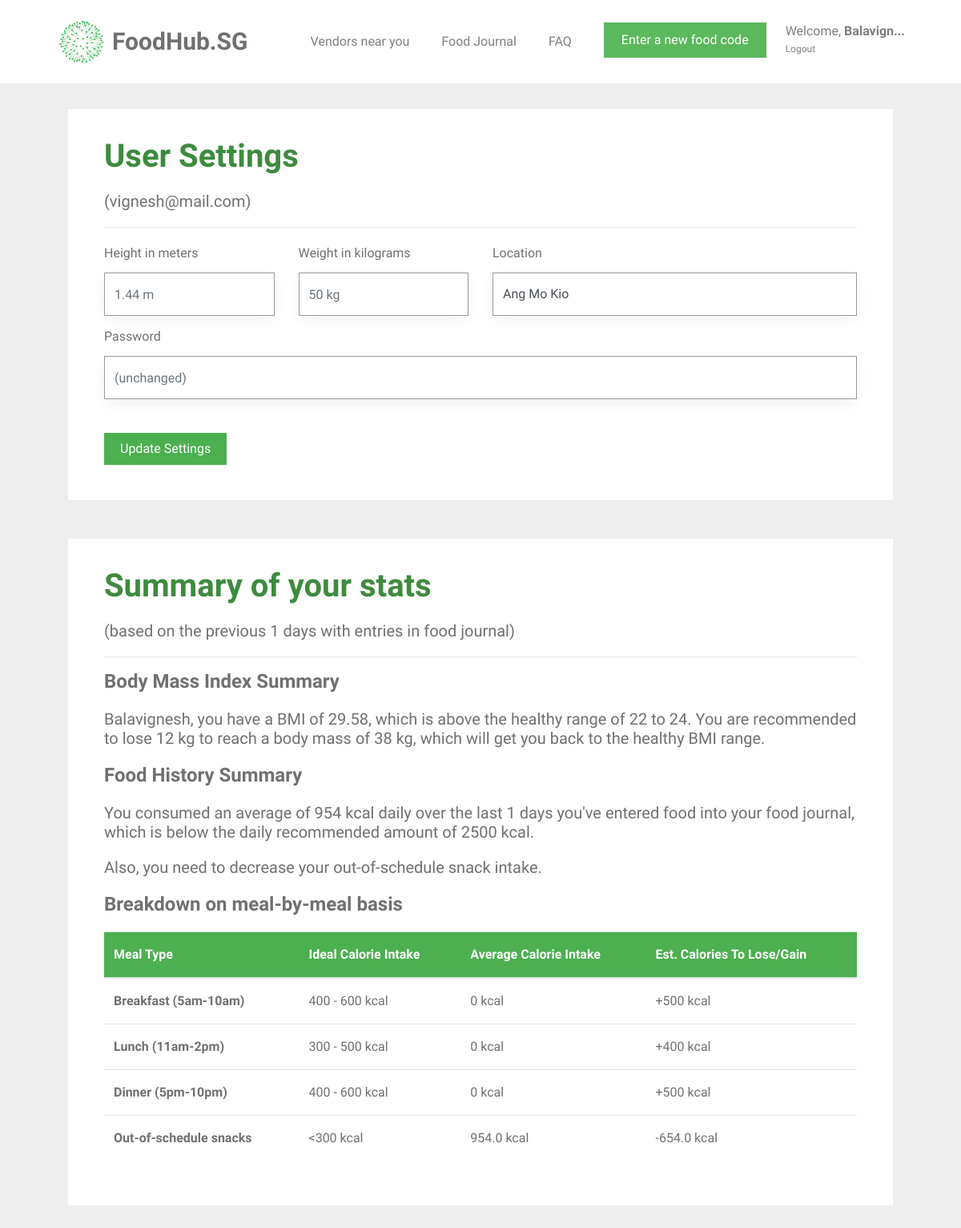
Page /user_settings (signed in) on the earlier database version.
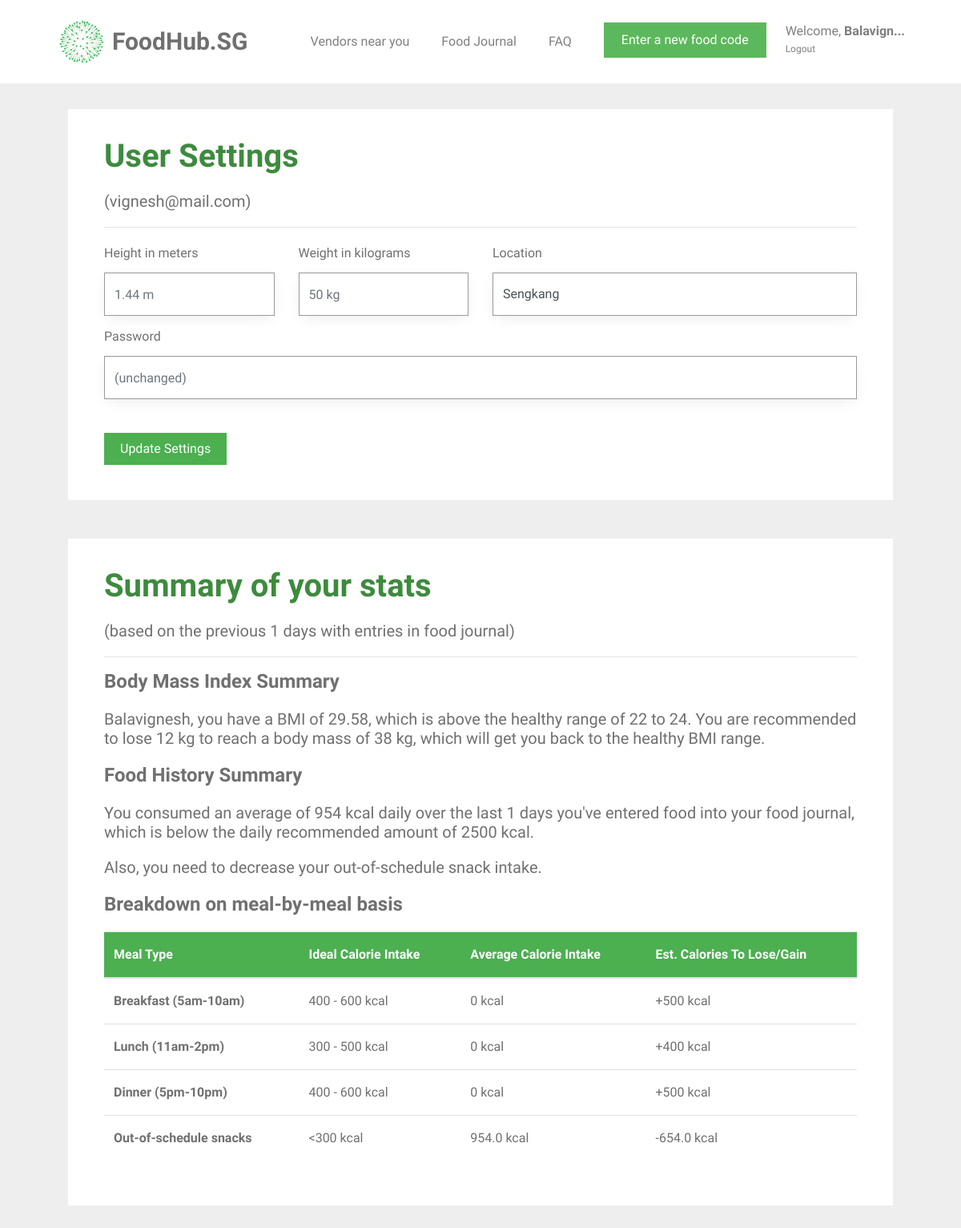
Same page on the later database version.
### tables this page shows
CREATE TABLE user (
  id INTEGER PRIMARY KEY AUTOINCREMENT,
  name TEXT NOT NULL,
  email VARCHAR(512) UNIQUE NOT NULL,
  password TEXT NOT NULL,
  height INTEGER NOT NULL,
  weight INTEGER NOT NULL,
  location TEXT NOT NULL,
  status BOOLEAN NOT NULL
);

### foodhubsg/user.py (the view, shortened to what this page needs)
@bp.route('/user_settings', methods=('GET', 'POST'))
@login_required
def user_settings():
    db = get_db()
    food_items = db.execute(
        'SELECT f.id, creator_id, food_name, created, calories, food_code, email'
        ' FROM food_entry f JOIN user u ON f.creator_id = u.id'
        ' WHERE f.creator_id = ? AND DATE(f.created) IN'
        ' (SELECT DISTINCT DATE(created) FROM food_entry '
        ' WHERE NOT date(f.created) = date("now") ORDER BY datetime(created) DESC LIMIT 8)'
        ' ORDER BY datetime(created) DESC',
        (g.user['id'],),
    ).fetchall()
    users = db.execute(
        'SELECT id, name, email, password, height, weight, location'
        ' FROM user'
        ' WHERE id = ?',
        (g.user['id'],),
    ).fetchall()
    user_info = ProcessUserInfo(food_items, users)
    info = user_info.get_info()
    return render_template('user/user_settings.html',
                           name=info["name"], weight=info["weight"], height=info["height"], email=info["email"],
                           password=info["password"], user_location=info["user_location"], bmi_statement=info["bmi_statement"],
                           calories_statement=info["calories_statement"], number_of_days=info["number_of_days"],
                           user_average_calories=info["user_average_calories"], food_exists=info["food_exists"],
                           snack_message=info["snack_message"], average_breakfast_calories=info["average_breakfast_calories"],
                           average_lunch_calories=info["average_lunch_calories"], average_dinner_calories=info["average_dinner_calories"],
                           average_snack_calories=info["average_snack_calories"])

### foodhubsg/templates/user/user_settings.html (shortened to what this page needs)
{% extends 'base.html' %}
{% block content %}
<div id="colorlib-container">
    <div class="container">
        <div class="col-md-12">
            <div class="box1">
            <div class="row row-pb-md">
                <div class="col-md-12">
                    <header>
                        <h1 class="font_color"><b>User Settings</b></h1>
                        <h5>({{ email }})</h5>
                        <hr>
                    </header>
                    <form method="post">
                        <div class="row form-group">
                            <div class="col-md-3">
                                <label>Height in meters</label>
                                <input name="height" id="height" type="number" step="0.01" class="form-control" value="{{ request.form['height'] }}" placeholder="{{ g.user['height'] }} m">
                            </div>
                            <div class="col-md-3">
                                <label>Weight in kilograms</label>
                                <input name="weight" id="weight" type="number" step="0.01" class="form-control" value="{{ request.form['weight'] }}" placeholder="{{ g.user['weight'] }} kg">
                            </div>
                            <div class="col-md-6" style="padding-bottom: 10px;">
                                <label>Location</label>
                                <select class="custom-select form-control" id="inputGroupSelect02" name="new-location">
                                    <option selected>{{ user_location }}</option>
                                </select>
                            </div>
                            <div class="col-md-12 new-password">
                                <label>Password</label>
                                <input name="password" id="password" type="password" class="form-control delprefix" placeholder="(unchanged)">
                            </div>
                        </div>
                        <br>
                        <input type="submit" value="Update Settings" class="btn btn-primary" style="background-color: #4CAF50;">
                    </form>
                </div>
            </div>
            </div>
        </div>
        <div class="col-md-12">
            <div class="box1">
            <div class="row row-pb-md">
                <div class="col-md-12">
                    <header id="summary-header">
                        <h1 class="font_color"><b>Summary of your stats</b></h1>
                        {% if number_of_days == 0 %}
                        {% else %}
                            <h5>(based on the previous {{ number_of_days }} days with entries in food journal)</h5>
                        {% endif %}
                        <hr>
                    </header>
                    <h4><b>Body Mass Index Summary</b></h4>
                    <h5>{{ bmi_statement }}</h5>
                    <h4><b>Food History Summary</b></h4>
                    {% if food_exists == 0 %}
                        <h5>You have not added enough food to your journal to generate a summary. Keep adding more food!</h5>
                    {% else %}
                        <h5>{{ calories_statement }}</h5>
                        {% if snack_message != None %}
                            <h5>{{ snack_message }}</h5>
                        {% endif %}
                    <h4><b>Breakdown on meal-by-meal basis</b></h4>
                        <table class="table">
                            <thead class="thead-green">
                                <tr>
                                    <th scope="col">Meal Type</th>
                                    <th scope="col">Ideal Calorie Intake</th>
                                    <th scope="col">Average Calorie Intake</th>
                                    <th scope="col">Est. Calories To Lose/Gain</th>
                                </tr>
                            </thead>
                            <tbody>
                                <tr>
                                    <th scope="row">Breakfast (5am-10am)</th>
                                    <td>400 - 600 kcal</td>
                                    <td>{{ average_breakfast_calories }} kcal</td>
                                    <td>
                                      {% if average_breakfast_calories < 400 %}
                                          +{{ (average_breakfast_calories - 500)|round(2)|abs }} kcal
                                      {% elif average_breakfast_calories > 600 %}
                                          -{{ (average_breakfast_calories - 500)|round(2)|abs }} kcal
                                      {% else %}
                                          Your breakfast intake is within limit
                                      {% endif %}
                                    </td>
                                </tr>
                                <tr>
                                    <th scope="row">Lunch (11am-2pm)</th>
                                    <td>300 - 500 kcal</td>
                                    <td>{{ average_lunch_calories }} kcal</td>
                                    <td>
                                        {% if average_lunch_calories < 300 %}
                                            +{{ (average_lunch_calories - 400)|round(2)|abs }} kcal
                                        {% elif average_lunch_calories > 500 %}
                                            -{{ (average_lunch_calories - 400)|round(2)|abs }} kcal
                                        {% else %}
                                            Your lunch intake is within limit
                                        {% endif %}
                                    </td>
                                </tr>
                                <tr>
                                    <th scope="row">Dinner (5pm-10pm)</th>
                                    <td>400 - 600 kcal</td>
                                    <td>{{ average_dinner_calories }} kcal</td>
                                    <td>
                                        {% if average_dinner_calories < 400 %}
                                            +{{ (average_dinner_calories - 500)|round(2)|abs }} kcal
                                        {% elif average_dinner_calories > 600 %}
                                            -{{ (average_dinner_calories - 500)|round(2)|abs }} kcal
                                        {% else %}
                                            Your dinner intake is within limit
                                        {% endif %}
                                    </td>
                                </tr>
                                <tr>
                                    <th scope="row">Out-of-schedule snacks</th>
                                    <td><300 kcal</td>
                                    <td>{{ average_snack_calories }} kcal</td>
                                    <td>
                                        {% if (average_snack_calories > 300) %}
                                            -{{ (average_snack_calories - 300)|round(2)|abs }} kcal
                                        {% else %}
                                            Your snack intake is within limit
                                        {% endif %}
                                    </td>
                                </tr>
                            </tbody>
                        </table>
                    {% endif %}
                </div>
            </div>
            </div>
        </div>
    </div>
</div>
{% endblock %}

### foodhubsg/templates/base.html (shortened to what this page needs)
<!doctype html>
<link rel="stylesheet" href="https://cdnjs.cloudflare.com/ajax/libs/font-awesome/4.7.0/css/font-awesome.min.css">
<link rel="stylesheet" href="https://stackpath.bootstrapcdn.com/bootstrap/4.1.3/css/bootstrap.min.css">
<link rel="stylesheet" href="../static/css/animate.css">
<link rel="stylesheet" href="../static/css/icomoon.css">
<link rel="stylesheet" href="../static/css/magnific-popup.css">
<link rel="stylesheet" href="../static/css/owl.carousel.min.css">
<link rel="stylesheet" href="../static/css/style.css">
    {% block navbar %}
        <nav class="navbar navbar-light bg-white">
            <div class="container">
                <a class="navbar-brand" href="{{ url_for('index') }}">
                    <img src="../static/images/healthhub-logo.png" width="65px" height="60px" class="d-inline-block align-top" alt="FoodHub.SG Logo">
                    <span id="webname">FoodHub.SG</span>
                </a>
                {% if g.user %}
                    {% if g.user["id"] == 0 %}
                        <ul class="navbar-nav ml-auto">
                            <li class="nav-item">
                                <a class="nav-link" href="{{ url_for('support.ban_user') }}">Ban Users</a>
                            </li>
                            <li class="nav-item">
                                <a href="{{ url_for('support.ban_user') }}"><button type="button" class="btn btn-danger">Ban Users</button></a>
                            </li>
                            <li class="nav-item settings nav-link">
                                <a class="nav-link" id="settings-link">
                                    Welcome, <span id="nav-name">{{ g.user['name'] }}!</span>
                                </a>
                                <a class="nav-link" id="logout-link" href="{{ url_for('auth.logout') }}">
                                    Logout
                                </a>
                            </li>
                        </ul>
                    {% else %}
                        <ul class="navbar-nav ml-auto">
                            <li class="nav-item">
                                <a class="nav-link" href="{{ url_for('vendors.vendors') }}">Vendors near you</a>
                            </li>
                            <li class="nav-item">
                                <a class="nav-link" href="{{ url_for('food.food_journal') }}">Food Journal</a>
                            </li>
                            <li class="nav-item">
                                <a class="nav-link" href="{{ url_for('user.faq') }}">FAQ</a>
                            </li>
                            <li class="nav-item">
                                <a href="{{ url_for('food.food_journal') }}"><button type="button" class="btn btn-success">Enter a new food code</button></a>
                            </li>
                            <li class="nav-item settings nav-link">
                                <a class="nav-link" id="settings-link" href="{{ url_for('user.user_settings')}}">
                                    Welcome, <span id="nav-name">{{ g.user['name'] }}!</span>
                                </a>
                                <a class="nav-link" id="logout-link" href="{{ url_for('auth.logout') }}">
                                    Logout
                                </a>
                            </li>
                        </ul>
                    {% endif %}
                {% endif %}
                {% endblock %}
            </div>
        </nav>
<section class="content">
    {% block content %}{% endblock %}
</section>

Differences in the rows shown:
changed user "vignesh@mail.com": new-location "Ang Mo Kio" → "Sengkang"
